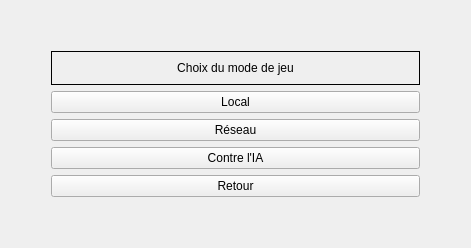
      <widget class="QWidget" name="wdgChoixModeJeu">
       <layout class="QGridLayout" name="gridLayout_4">
        <item row="0" column="0">
         <layout class="QVBoxLayout" name="verticalLayout_12">
          <item>
           <spacer name="verticalSpacer_7">
            <property name="orientation">
             <enum>Qt::Vertical</enum>
            </property>
            <property name="sizeHint" stdset="0">
             <size>
              <width>20</width>
              <height>40</height>
             </size>
            </property>
           </spacer>
          </item>
          <item>
           <layout class="QHBoxLayout" name="horizontalLayout_10">
            <item>
             <spacer name="horizontalSpacer_17">
              <property name="orientation">
               <enum>Qt::Horizontal</enum>
              </property>
              <property name="sizeHint" stdset="0">
               <size>
                <width>40</width>
                <height>20</height>
               </size>
              </property>
             </spacer>
            </item>
            <item>
             <layout class="QVBoxLayout" name="vrlChoixModeJeu">
              <item>
               <widget class="QLabel" name="lblChoixModeJeu">
                <property name="minimumSize">
                 <size>
                  <width>369</width>
                  <height>34</height>
                 </size>
                </property>
                <property name="maximumSize">
                 <size>
                  <width>369</width>
                  <height>34</height>
                 </size>
                </property>
                <property name="frameShape">
                 <enum>QFrame::Box</enum>
                </property>
                <property name="text">
                 <string>Choix du mode de jeu</string>
                </property>
                <property name="alignment">
                 <set>Qt::AlignCenter</set>
                </property>
               </widget>
              </item>
              <item>
               <widget class="QPushButton" name="btnLocal">
                <property name="text">
                 <string>Local</string>
                </property>
               </widget>
              </item>
              <item>
               <widget class="QPushButton" name="btnReseau">
                <property name="text">
                 <string>Réseau</string>
                </property>
               </widget>
              </item>
              <item>
               <widget class="QPushButton" name="btnIA">
                <property name="text">
                 <string>Contre l'IA</string>
                </property>
                <property name="autoDefault">
                 <bool>false</bool>
                </property>
                <property name="default">
                 <bool>false</bool>
                </property>
                <property name="flat">
                 <bool>false</bool>
                </property>
               </widget>
              </item>
              <item>
               <widget class="QPushButton" name="btnRetourMenuPrinc">
                <property name="text">
                 <string>Retour</string>
                </property>
               </widget>
              </item>
             </layout>
            </item>
            <item>
             <spacer name="horizontalSpacer_18">
              <property name="orientation">
               <enum>Qt::Horizontal</enum>
              </property>
              <property name="sizeHint" stdset="0">
               <size>
                <width>40</width>
                <height>20</height>
               </size>
              </property>
             </spacer>
            </item>
           </layout>
          </item>
          <item>
           <spacer name="verticalSpacer_6">
            <property name="orientation">
             <enum>Qt::Vertical</enum>
            </property>
            <property name="sizeHint" stdset="0">
             <size>
              <width>20</width>
              <height>40</height>
             </size>
            </property>
           </spacer>
          </item>
         </layout>
        </item>
       </layout>
      </widget>
